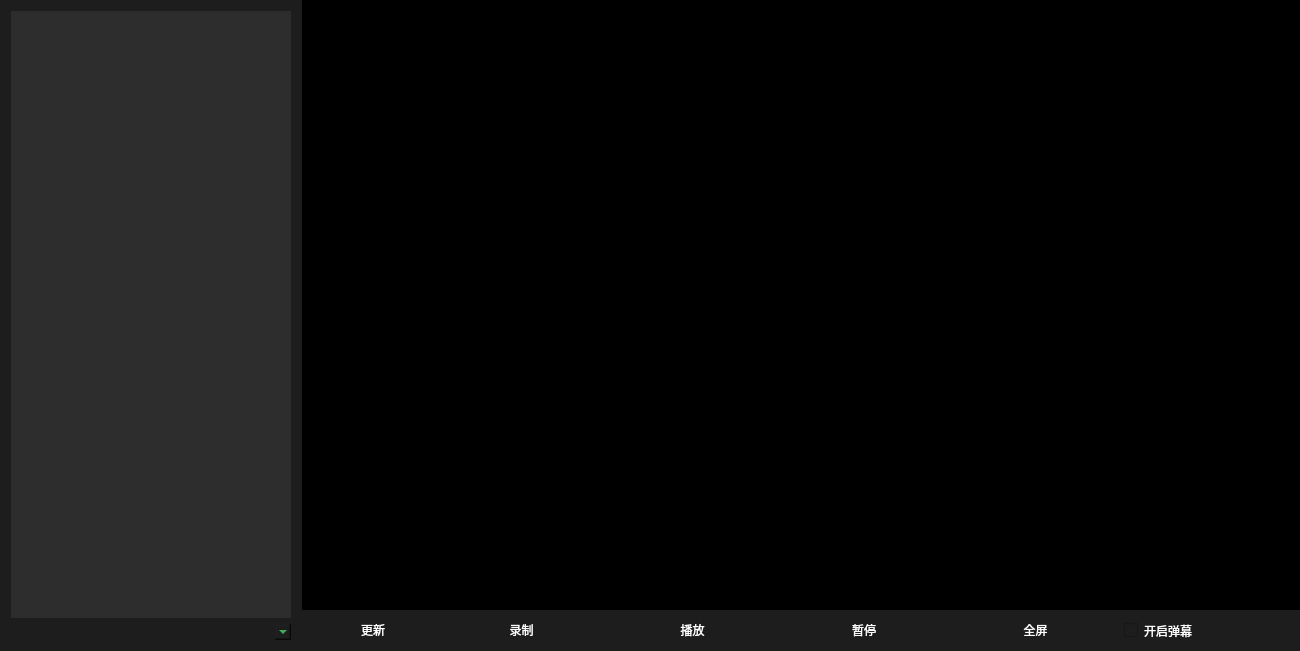
<?xml version="1.0" encoding="UTF-8"?>
<ui version="4.0">
 <class>MainWindow</class>
 <widget class="QMainWindow" name="MainWindow">
  <property name="geometry">
   <rect>
    <x>0</x>
    <y>0</y>
    <width>1300</width>
    <height>651</height>
   </rect>
  </property>
  <property name="font">
   <font>
    <family>微软雅黑</family>
    <pointsize>14</pointsize>
    <italic>false</italic>
    <bold>false</bold>
   </font>
  </property>
  <property name="mouseTracking">
   <bool>true</bool>
  </property>
  <property name="windowTitle">
   <string>MainWindow</string>
  </property>
  <property name="styleSheet">
   <string notr="true">
#MainWindow{
border:none;
}
QWidget{
	background-color: rgb(29, 29, 29);
	font: 14pt 微软雅黑;
	color: rgb(255, 255, 255);
	border:none;
}
QPushButton:hover{
	background-color: rgb(66, 66, 66);
}
QComboBox{
color:rgb(85, 255, 127)
}
</string>
  </property>
  <widget class="QWidget" name="centralWidget">
   <property name="mouseTracking">
    <bool>true</bool>
   </property>
   <property name="styleSheet">
    <string notr="true"/>
   </property>
   <layout class="QHBoxLayout" name="horizontalLayout_2" stretch="0,1">
    <property name="spacing">
     <number>0</number>
    </property>
    <property name="leftMargin">
     <number>0</number>
    </property>
    <property name="topMargin">
     <number>0</number>
    </property>
    <property name="rightMargin">
     <number>0</number>
    </property>
    <property name="bottomMargin">
     <number>0</number>
    </property>
    <item>
     <widget class="QFrame" name="leftFrame">
      <property name="mouseTracking">
       <bool>false</bool>
      </property>
      <property name="frameShape">
       <enum>QFrame::StyledPanel</enum>
      </property>
      <property name="frameShadow">
       <enum>QFrame::Raised</enum>
      </property>
      <layout class="QVBoxLayout" name="verticalLayout_2">
       <item>
        <widget class="QListWidget" name="listWidget">
         <property name="minimumSize">
          <size>
           <width>280</width>
           <height>0</height>
          </size>
         </property>
         <property name="styleSheet">
          <string notr="true">background-color: rgb(45, 45, 45);</string>
         </property>
         <property name="verticalScrollBarPolicy">
          <enum>Qt::ScrollBarAlwaysOff</enum>
         </property>
         <property name="horizontalScrollBarPolicy">
          <enum>Qt::ScrollBarAlwaysOff</enum>
         </property>
        </widget>
       </item>
       <item>
        <widget class="QComboBox" name="rateSelect">
         <property name="styleSheet">
          <string notr="true"/>
         </property>
        </widget>
       </item>
      </layout>
     </widget>
    </item>
    <item>
     <widget class="QFrame" name="rightFrame">
      <property name="mouseTracking">
       <bool>true</bool>
      </property>
      <property name="frameShape">
       <enum>QFrame::StyledPanel</enum>
      </property>
      <property name="frameShadow">
       <enum>QFrame::Raised</enum>
      </property>
      <layout class="QVBoxLayout" name="verticalLayout" stretch="1,0">
       <property name="spacing">
        <number>0</number>
       </property>
       <property name="leftMargin">
        <number>0</number>
       </property>
       <property name="topMargin">
        <number>0</number>
       </property>
       <property name="rightMargin">
        <number>0</number>
       </property>
       <property name="bottomMargin">
        <number>0</number>
       </property>
       <item>
        <widget class="MpvPlayerWidget" name="playerWidget" native="true">
         <property name="mouseTracking">
          <bool>true</bool>
         </property>
         <property name="styleSheet">
          <string notr="true">background-color: rgb(0, 0, 0);</string>
         </property>
        </widget>
       </item>
       <item>
        <widget class="QFrame" name="ctrlFrame">
         <property name="mouseTracking">
          <bool>false</bool>
         </property>
         <property name="styleSheet">
          <string notr="true"/>
         </property>
         <property name="frameShape">
          <enum>QFrame::StyledPanel</enum>
         </property>
         <property name="frameShadow">
          <enum>QFrame::Raised</enum>
         </property>
         <layout class="QHBoxLayout" name="horizontalLayout">
          <item>
           <widget class="QPushButton" name="pushButton">
            <property name="maximumSize">
             <size>
              <width>120</width>
              <height>16777215</height>
             </size>
            </property>
            <property name="text">
             <string>更新</string>
            </property>
           </widget>
          </item>
          <item>
           <widget class="QPushButton" name="recordPushButton">
            <property name="text">
             <string>录制</string>
            </property>
           </widget>
          </item>
          <item>
           <widget class="QPushButton" name="playPushButton">
            <property name="text">
             <string>播放</string>
            </property>
           </widget>
          </item>
          <item>
           <widget class="QPushButton" name="pausePushButton">
            <property name="styleSheet">
             <string notr="true"/>
            </property>
            <property name="text">
             <string>暂停</string>
            </property>
           </widget>
          </item>
          <item>
           <widget class="QPushButton" name="pushButton_2">
            <property name="text">
             <string>全屏</string>
            </property>
           </widget>
          </item>
          <item>
           <widget class="QCheckBox" name="checkBox">
            <property name="text">
             <string>开启弹幕</string>
            </property>
           </widget>
          </item>
         </layout>
        </widget>
       </item>
      </layout>
     </widget>
    </item>
   </layout>
  </widget>
 </widget>
 <layoutdefault spacing="6" margin="11"/>
 <customwidgets>
  <customwidget>
   <class>MpvPlayerWidget</class>
   <extends>QWidget</extends>
   <header location="global">mpvplayerwidget.h</header>
   <container>1</container>
  </customwidget>
 </customwidgets>
 <resources/>
 <connections/>
</ui>
